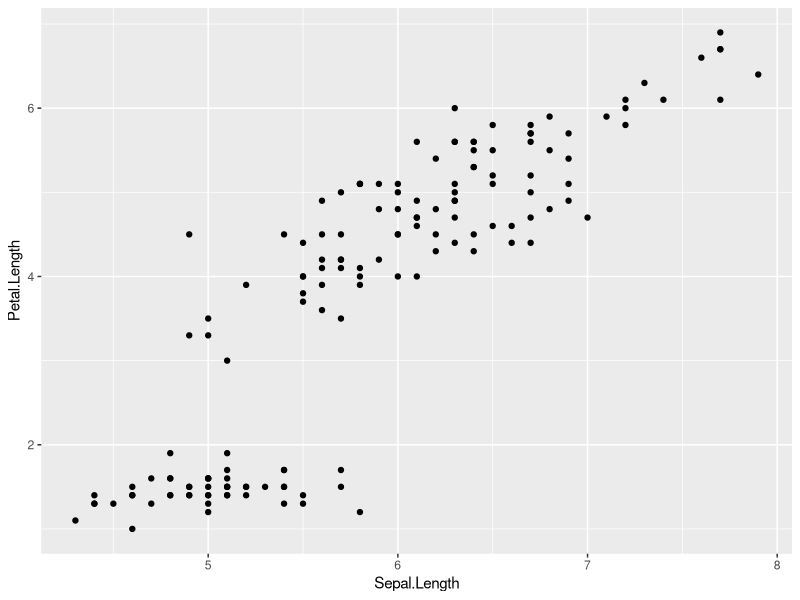
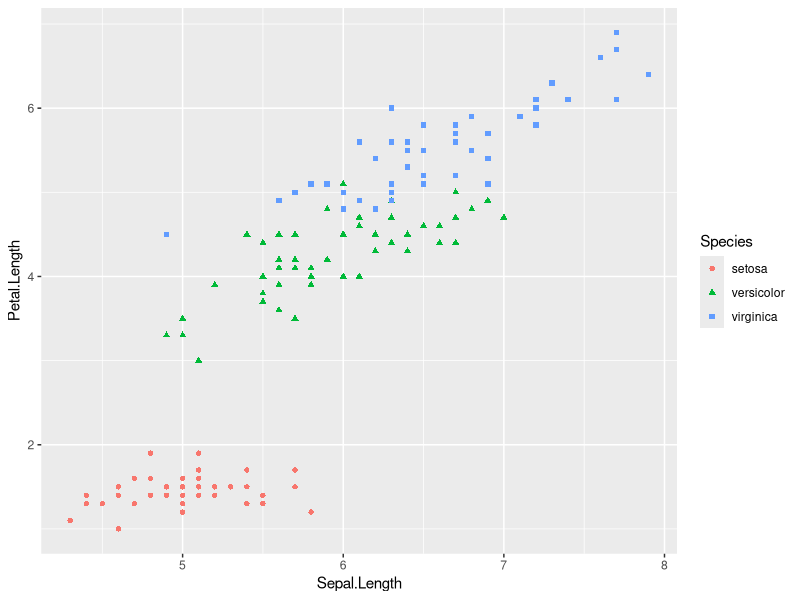
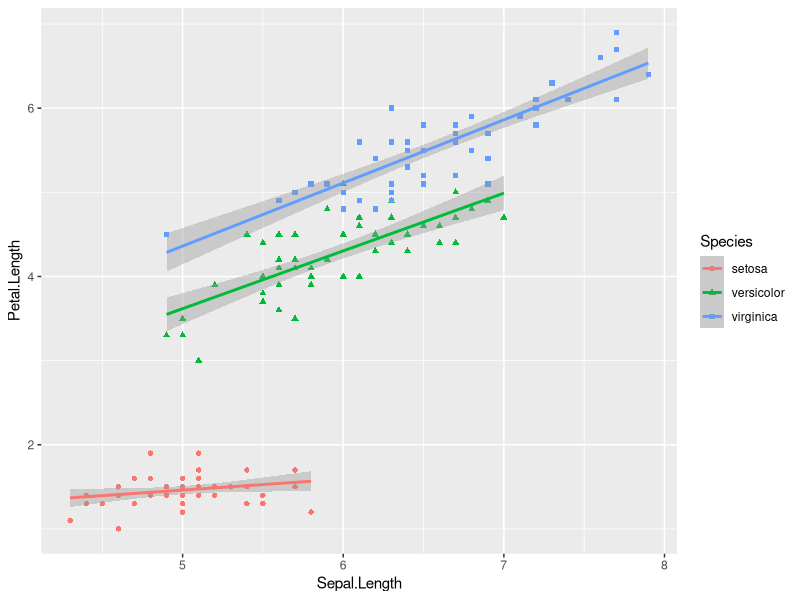
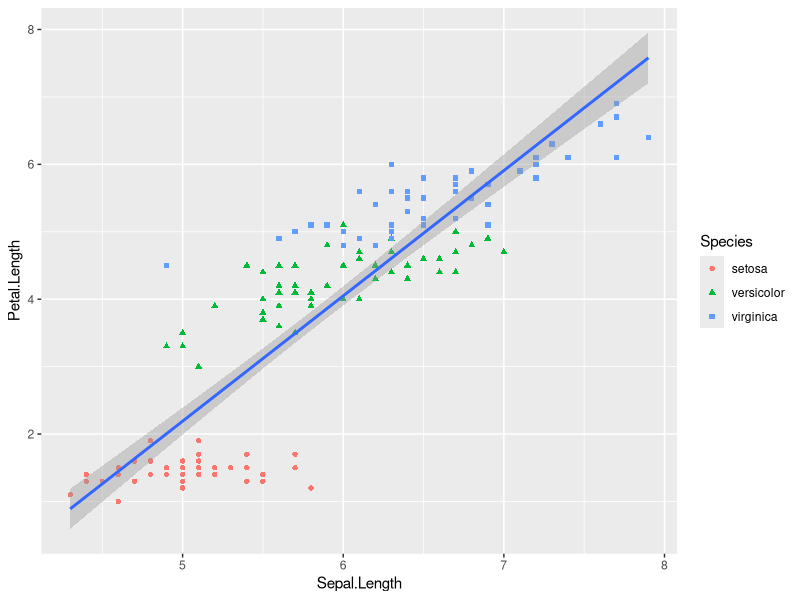
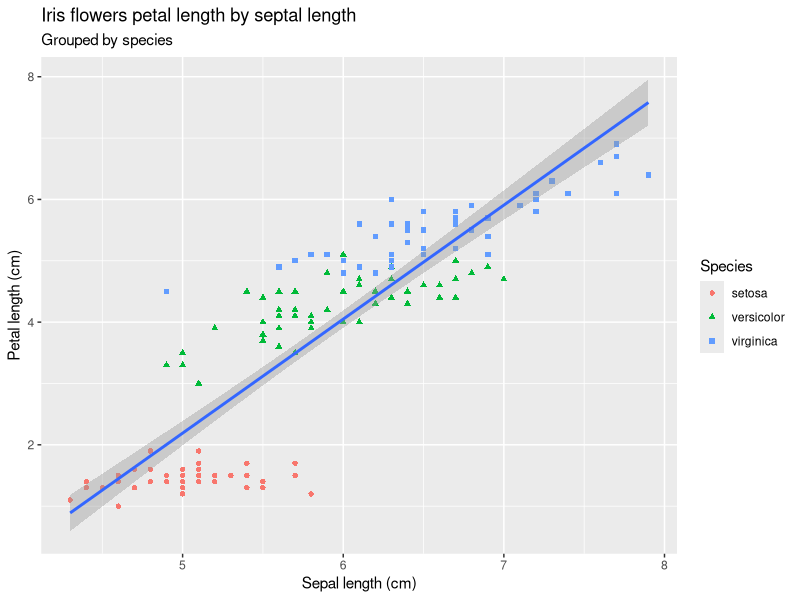
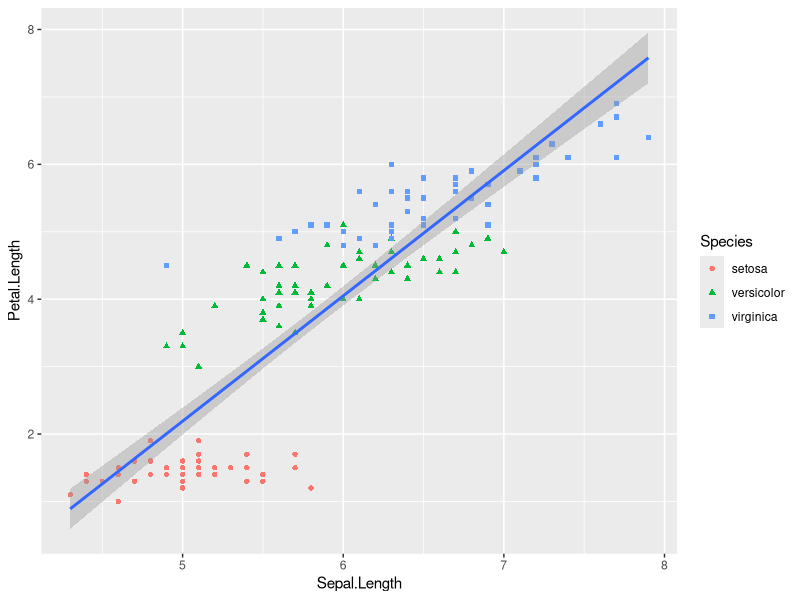
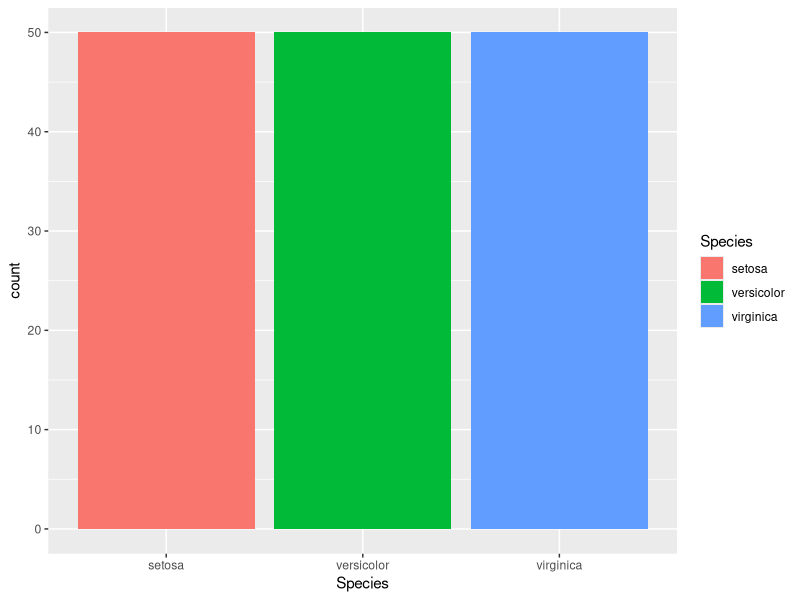
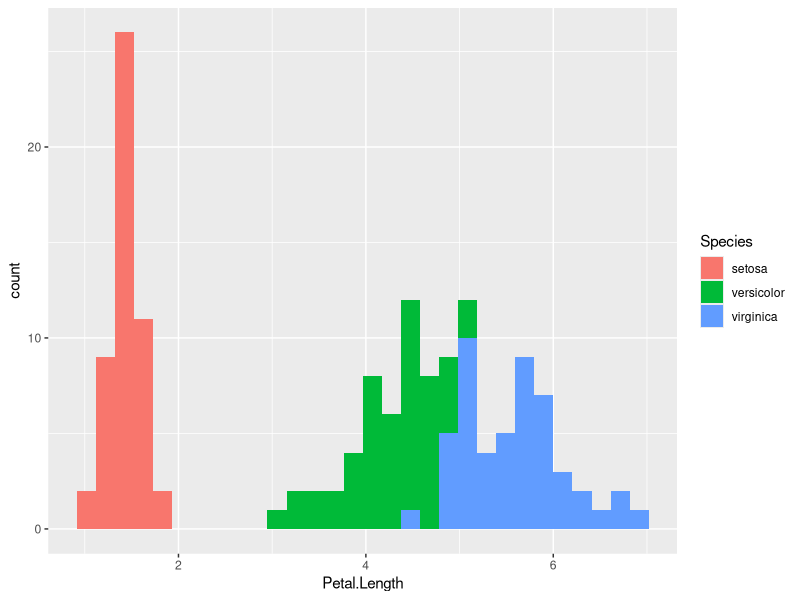

Write R code to recreate these figures, in order.
## ---- chunk 1
# loading tidyverse
library("tidyverse")
## ---- chunk 2
# loading a dataframe
iris
## ---- chunk 3
?iris
## ---- chunk 4
# plotting mpg and hp
ggplot(
  data = iris,
  mapping = aes(x = Sepal.Length, y = Petal.Length) 
) +
  geom_point()
## ---- chunk 5
# adding color based on species
ggplot(
  data = iris,
  mapping = aes(x = Sepal.Length, y = Petal.Length, 
                color = Species, shape = Species) 
) +
  geom_point()
## ---- chunk 6
# adding a smooth curve
ggplot(
  data = iris,
  mapping = aes(x = Sepal.Length, y = Petal.Length, 
                color = Species, shape = Species) 
) +
  geom_point() +
  geom_smooth(method = "lm") # the method specifies the model
## ---- chunk 7
# fitting only one line
ggplot(
  data = iris,
  mapping = aes(x = Sepal.Length, y = Petal.Length) 
) +
  geom_point(mapping = aes(color = Species, shape = Species)) +
  geom_smooth(method = "lm")
## ---- chunk 8
# adding labels
ggplot(
  data = iris,
  mapping = aes(x = Sepal.Length, y = Petal.Length) 
) +
  geom_point(mapping = aes(color = Species, shape = Species)) +
  geom_smooth(method = "lm") +
  labs(
    title = "Iris flowers petal length by septal length",
    subtitle = "Grouped by species",
    x = "Sepal length (cm)", y = "Petal length (cm)",
    color = "Species", shape = "Species"
  )
## ---- chunk 9
# rewriting the same function but omitting arguments
ggplot(
  iris, 
  aes(Sepal.Length, Petal.Length)
) +
  geom_point(aes(color = Species, shape = Species)) +
  geom_smooth(method = "lm")
## ---- chunk 10
# bar chart
ggplot(
  data = iris,
  mapping = aes(x = Species, fill = Species)
) +
  geom_bar()
## ---- chunk 11
# histogram
ggplot(
  data = iris,
  mapping = aes(x = Petal.Length)
) +
  geom_histogram(aes(fill = Species))
## ---- chunk 12
# histogram with specified number of bins
ggplot(
  data = iris,
  mapping = aes(x = Petal.Length)
) +
  geom_histogram(bins = 15, aes(fill = Species))
## ---- chunk 13
# density plot
ggplot(
  data = iris,
  mapping = aes(x = Petal.Length)
) +
  geom_density()
## ---- chunk 14
# density by species
ggplot(
  data = iris,
  mapping = aes(x = Petal.Length, color = Species, fill = Species)
) +
  geom_density(alpha = 0.5) # alpha is the transparency parameter
## ---- chunk 15
# boxplot
ggplot(
  data = iris,
  mapping = aes(x = Species, y = Petal.Length)
) +
  geom_boxplot()
